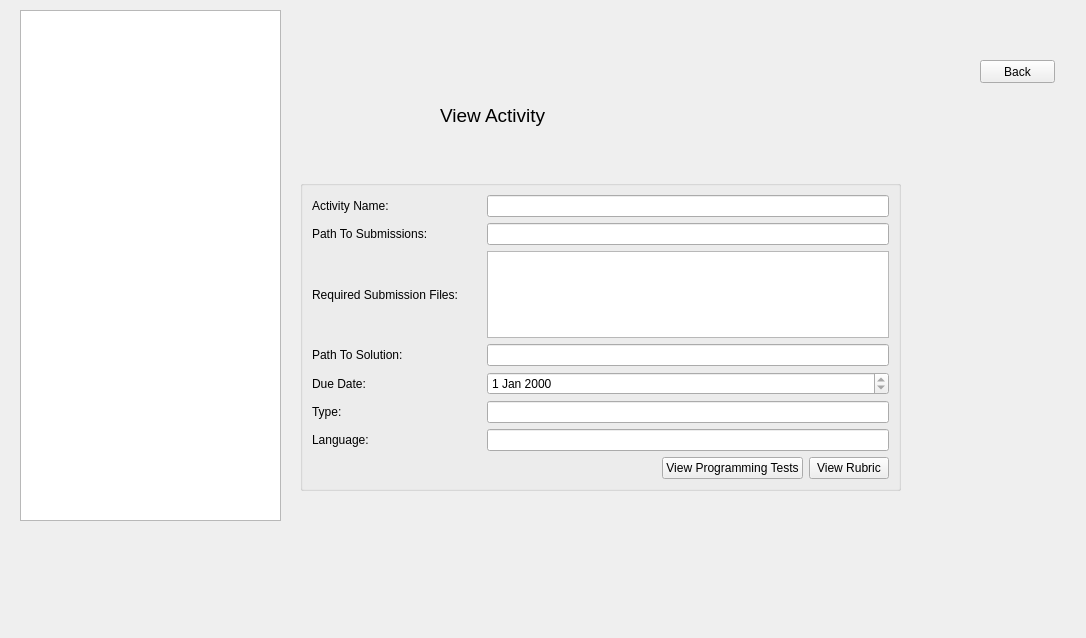
<?xml version="1.0" encoding="UTF-8"?>
<ui version="4.0">
 <class>Activity_View_Screen</class>
 <widget class="QWidget" name="Activity_View_Screen">
  <property name="geometry">
   <rect>
    <x>0</x>
    <y>0</y>
    <width>1086</width>
    <height>638</height>
   </rect>
  </property>
  <property name="windowTitle">
   <string>Form</string>
  </property>
  <widget class="QListWidget" name="activityListWidget">
   <property name="geometry">
    <rect>
     <x>20</x>
     <y>10</y>
     <width>261</width>
     <height>511</height>
    </rect>
   </property>
  </widget>
  <widget class="QGroupBox" name="gridGroupBox">
   <property name="enabled">
    <bool>true</bool>
   </property>
   <property name="geometry">
    <rect>
     <x>300</x>
     <y>180</y>
     <width>601</width>
     <height>311</height>
    </rect>
   </property>
   <layout class="QGridLayout" name="gridLayout">
    <item row="7" column="0">
     <spacer name="horizontalSpacer">
      <property name="orientation">
       <enum>Qt::Horizontal</enum>
      </property>
      <property name="sizeHint" stdset="0">
       <size>
        <width>40</width>
        <height>20</height>
       </size>
      </property>
     </spacer>
    </item>
    <item row="7" column="3">
     <widget class="QPushButton" name="pushButton">
      <property name="text">
       <string>View Rubric</string>
      </property>
     </widget>
    </item>
    <item row="5" column="0">
     <widget class="QLabel" name="label_6">
      <property name="text">
       <string>Type:</string>
      </property>
      <property name="alignment">
       <set>Qt::AlignLeading|Qt::AlignLeft|Qt::AlignVCenter</set>
      </property>
     </widget>
    </item>
    <item row="4" column="1" colspan="3">
     <widget class="QDateEdit" name="dateEdit">
      <property name="readOnly">
       <bool>true</bool>
      </property>
     </widget>
    </item>
    <item row="0" column="1" colspan="3">
     <widget class="QLineEdit" name="actNameEdit">
      <property name="readOnly">
       <bool>true</bool>
      </property>
     </widget>
    </item>
    <item row="4" column="0">
     <widget class="QLabel" name="label_3">
      <property name="text">
       <string>Due Date:</string>
      </property>
      <property name="alignment">
       <set>Qt::AlignLeading|Qt::AlignLeft|Qt::AlignVCenter</set>
      </property>
     </widget>
    </item>
    <item row="3" column="0">
     <widget class="QLabel" name="label_2">
      <property name="text">
       <string>Path To Solution:</string>
      </property>
      <property name="alignment">
       <set>Qt::AlignLeading|Qt::AlignLeft|Qt::AlignVCenter</set>
      </property>
     </widget>
    </item>
    <item row="0" column="0">
     <widget class="QLabel" name="label">
      <property name="text">
       <string>Activity Name:</string>
      </property>
      <property name="alignment">
       <set>Qt::AlignLeading|Qt::AlignLeft|Qt::AlignVCenter</set>
      </property>
     </widget>
    </item>
    <item row="3" column="1" colspan="3">
     <widget class="QLineEdit" name="pathSolEdit">
      <property name="readOnly">
       <bool>true</bool>
      </property>
     </widget>
    </item>
    <item row="6" column="0">
     <widget class="QLabel" name="label_7">
      <property name="text">
       <string>Language:</string>
      </property>
      <property name="alignment">
       <set>Qt::AlignLeading|Qt::AlignLeft|Qt::AlignVCenter</set>
      </property>
     </widget>
    </item>
    <item row="5" column="1" colspan="3">
     <widget class="QLineEdit" name="typeBox">
      <property name="readOnly">
       <bool>true</bool>
      </property>
     </widget>
    </item>
    <item row="6" column="1" colspan="3">
     <widget class="QLineEdit" name="languageBox">
      <property name="readOnly">
       <bool>true</bool>
      </property>
     </widget>
    </item>
    <item row="1" column="0">
     <widget class="QLabel" name="label_4">
      <property name="text">
       <string>Path To Submissions:</string>
      </property>
      <property name="alignment">
       <set>Qt::AlignLeading|Qt::AlignLeft|Qt::AlignVCenter</set>
      </property>
     </widget>
    </item>
    <item row="7" column="1">
     <spacer name="horizontalSpacer_3">
      <property name="orientation">
       <enum>Qt::Horizontal</enum>
      </property>
      <property name="sizeHint" stdset="0">
       <size>
        <width>40</width>
        <height>20</height>
       </size>
      </property>
     </spacer>
    </item>
    <item row="1" column="1" colspan="3">
     <widget class="QLineEdit" name="pathSubEdit">
      <property name="text">
       <string/>
      </property>
      <property name="readOnly">
       <bool>true</bool>
      </property>
     </widget>
    </item>
    <item row="7" column="2">
     <widget class="QPushButton" name="pushButton_2">
      <property name="text">
       <string>View Programming Tests</string>
      </property>
     </widget>
    </item>
    <item row="2" column="0">
     <widget class="QLabel" name="label_10">
      <property name="text">
       <string>Required Submission Files:</string>
      </property>
     </widget>
    </item>
    <item row="2" column="1" colspan="3">
     <widget class="QListWidget" name="fileList"/>
    </item>
   </layout>
  </widget>
  <widget class="QLabel" name="label_5">
   <property name="geometry">
    <rect>
     <x>440</x>
     <y>90</y>
     <width>371</width>
     <height>51</height>
    </rect>
   </property>
   <property name="font">
    <font>
     <pointsize>14</pointsize>
    </font>
   </property>
   <property name="text">
    <string>View Activity</string>
   </property>
  </widget>
  <widget class="QPushButton" name="backButton">
   <property name="geometry">
    <rect>
     <x>980</x>
     <y>60</y>
     <width>75</width>
     <height>23</height>
    </rect>
   </property>
   <property name="focusPolicy">
    <enum>Qt::ClickFocus</enum>
   </property>
   <property name="text">
    <string>Back</string>
   </property>
  </widget>
 </widget>
 <resources/>
 <connections/>
</ui>
